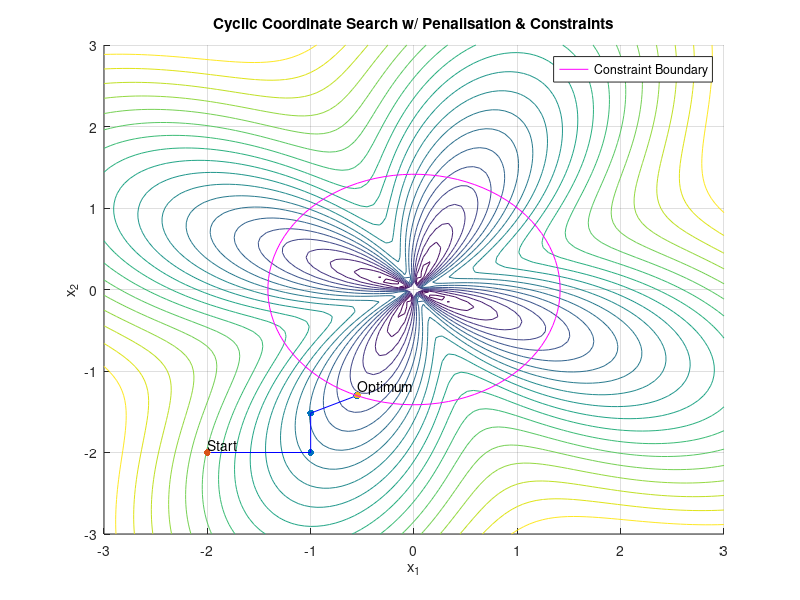

The MATLAB script that drew this image:
clc; clear; close all;

% Objective function - Flower function
flower_func = @(x) 1 * norm(x) + 1 * sin(4 * atan2(x(2), x(1)));
% Flower function with penalty - rho to constraint (x1^2 + x2^2 >= 2)
flower_penalty = @(x, rho) flower_func(x) + rho * max(0, 2 - sum(x.^2));

% Starting point
x0 = [-2; -2];

% Params
rho_values = [0.5, 1, 5, 10];   % Penalty parameters
max_iter = 100;                 % Max iterations
max_f_calls = 1000;             % Max function calls
tol = 1e-6;                     % Tolerance

% Init
n = length(x0);
trajectory = x0'; % Store trajectory
iter_count = 0;
f_calls = 0;

%% Cyclic Coordinate Search w/ Penalisation
for rho = rho_values
    x = x0;
    while iter_count < max_iter && f_calls < max_f_calls
        x_old = x;
        for i = 1:n
            d = zeros(n, 1); % Direction
            d(i) = 1; % Base vector
            alpha = fminbnd(@(alpha) flower_penalty(x + alpha * d, rho), 0, 1);
            x = x + alpha * d;
            f_calls = f_calls + 1;
            trajectory = [trajectory; x'];
        end
        
        % Accelerated step between new and old points
        d_accel = x - x_old;
        if norm(d_accel) > 0
            alpha = fminbnd(@(alpha) flower_penalty(x + alpha * d_accel, rho), 0, 1);
            x = x + alpha * d_accel;
            f_calls = f_calls + 1;
            trajectory = [trajectory; x'];
        end
        
        % Ending condition to meet tolerance
        if norm(x - x_old) < tol
            break;
        end

        iter_count = iter_count + 1;
    end
end

%% Plotting
[X1, X2] = meshgrid(linspace(-3, 3, 100), linspace(-3, 3, 100));
F_X = arrayfun(@(x1, x2) flower_func([x1; x2]), X1, X2);
hold on; grid on;
contour(X1, X2, F_X, 20);
xlabel('x_1'); ylabel('x_2'); title('Cyclic Coordinate Search w/ Penalisation & Constraints');

% Trajectory points
scatter(trajectory(:,1), trajectory(:,2), 25, 'ro', 'filled');
% Trajectory line
plot(trajectory(:,1), trajectory(:,2),'b-');
% Starting point
scatter(trajectory(1,1), trajectory(1,2), 25, 'ko', 'filled');
text(trajectory(1,1), trajectory(1,2) + 0.1, 'Start');
% Solution - Optimal point
scatter(trajectory(end,1), trajectory(end,2), 25, 'ko', 'filled');
text(trajectory(end,1), trajectory(end,2) + 0.1, 'Optimum');
% Constraint boundary (x1^2 + x2^2 = 2)
th = linspace(0, 2*pi, 100);
circle_x = sqrt(2) * cos(th);
circle_y = sqrt(2) * sin(th);
boundary = plot(circle_x, circle_y, 'm-');
legend(boundary,{'Constraint Boundary'});

%% Printing
fprintf('Optimization completed in %d iterations and %d function calls.\n', iter_count, f_calls);
fprintf('Optimum: x = [%f, %f], f(x) = %f\n', trajectory(end,1), trajectory(end,2), flower_func(trajectory(end, :)));